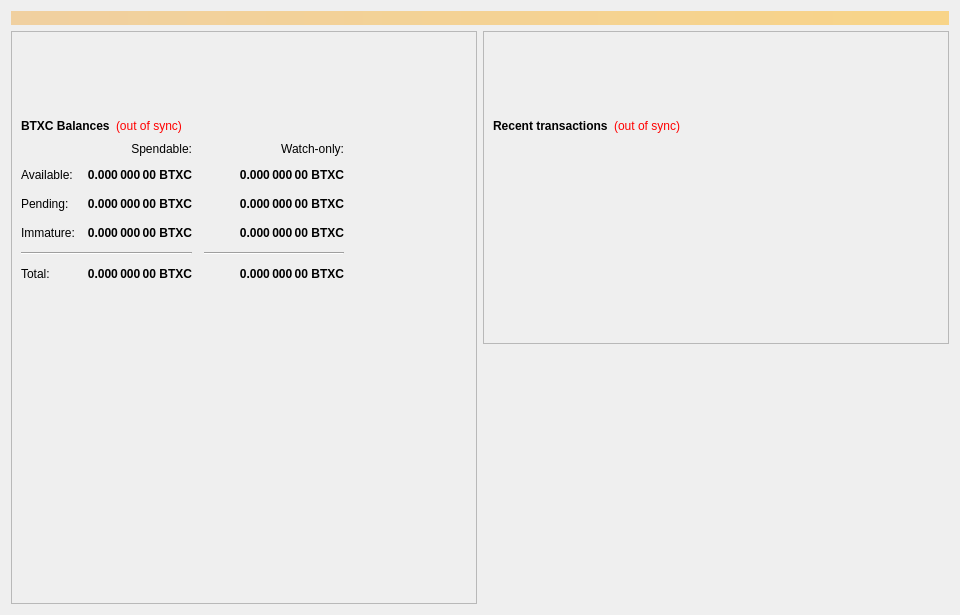
<?xml version="1.0" encoding="UTF-8"?>
<ui version="4.0">
 <class>OverviewPage</class>
 <widget class="QWidget" name="OverviewPage">
  <property name="geometry">
   <rect>
    <x>0</x>
    <y>0</y>
    <width>960</width>
    <height>615</height>
   </rect>
  </property>
  <property name="minimumSize">
   <size>
    <width>960</width>
    <height>0</height>
   </size>
  </property>
  <property name="windowTitle">
   <string>Form</string>
  </property>
  <layout class="QVBoxLayout" name="topLayout">
   <item>
    <widget class="QLabel" name="labelAlerts">
     <property name="visible">
      <bool>false</bool>
     </property>
     <property name="styleSheet">
      <string notr="true">background-color: qlineargradient(x1: 0, y1: 0, x2: 1, y2: 0, stop:0 #F0D0A0, stop:1 #F8D488); color:#000000;</string>
     </property>
     <property name="wordWrap">
      <bool>true</bool>
     </property>
     <property name="margin">
      <number>3</number>
     </property>
    </widget>
   </item>
   <item>
    <layout class="QHBoxLayout" name="horizontalLayout" stretch="1,1">
     <item>
      <layout class="QVBoxLayout" name="verticalLayout_2">
       <item>
        <widget class="QFrame" name="frame">
         <property name="frameShape">
          <enum>QFrame::StyledPanel</enum>
         </property>
         <property name="frameShadow">
          <enum>QFrame::Raised</enum>
         </property>
         <layout class="QVBoxLayout" name="verticalLayout_4">
          <item>
           <spacer name="verticalSpacer">
            <property name="orientation">
             <enum>Qt::Vertical</enum>
            </property>
            <property name="sizeType">
             <enum>QSizePolicy::Fixed</enum>
            </property>
            <property name="sizeHint" stdset="0">
             <size>
              <width>20</width>
              <height>75</height>
             </size>
            </property>
           </spacer>
          </item>
          <item>
           <layout class="QHBoxLayout" name="horizontalLayout_4">
            <item>
             <widget class="QLabel" name="label_5">
              <property name="font">
               <font>
                <weight>75</weight>
                <bold>true</bold>
               </font>
              </property>
              <property name="text">
               <string>BTXC Balances</string>
              </property>
             </widget>
            </item>
            <item>
             <widget class="QLabel" name="labelWalletStatus">
              <property name="cursor">
               <cursorShape>WhatsThisCursor</cursorShape>
              </property>
              <property name="toolTip">
               <string>The displayed information may be out of date. Your wallet automatically synchronizes with the Bettex network after a connection is established, but this process has not completed yet.</string>
              </property>
              <property name="styleSheet">
               <string notr="true">QLabel { color: red; }</string>
              </property>
              <property name="text">
               <string notr="true">(out of sync)</string>
              </property>
              <property name="alignment">
               <set>Qt::AlignLeading|Qt::AlignLeft|Qt::AlignVCenter</set>
              </property>
             </widget>
            </item>
            <item>
             <spacer name="horizontalSpacer_3">
              <property name="orientation">
               <enum>Qt::Horizontal</enum>
              </property>
              <property name="sizeHint" stdset="0">
               <size>
                <width>40</width>
                <height>20</height>
               </size>
              </property>
             </spacer>
            </item>
           </layout>
          </item>
          <item>
           <layout class="QGridLayout" name="gridLayout">
            <property name="spacing">
             <number>12</number>
            </property>
            <item row="2" column="2">
             <widget class="QLabel" name="labelWatchPending">
              <property name="font">
               <font>
                <weight>75</weight>
                <bold>true</bold>
               </font>
              </property>
              <property name="cursor">
               <cursorShape>IBeamCursor</cursorShape>
              </property>
              <property name="toolTip">
               <string>Unconfirmed transactions to watch-only addresses</string>
              </property>
              <property name="text">
               <string notr="true">0.000 000 00 BTXC</string>
              </property>
              <property name="alignment">
               <set>Qt::AlignRight|Qt::AlignTrailing|Qt::AlignVCenter</set>
              </property>
              <property name="textInteractionFlags">
               <set>Qt::LinksAccessibleByMouse|Qt::TextSelectableByKeyboard|Qt::TextSelectableByMouse</set>
              </property>
             </widget>
            </item>
            <item row="2" column="1">
             <widget class="QLabel" name="labelUnconfirmed">
              <property name="font">
               <font>
                <weight>75</weight>
                <bold>true</bold>
               </font>
              </property>
              <property name="cursor">
               <cursorShape>IBeamCursor</cursorShape>
              </property>
              <property name="toolTip">
               <string>Total of transactions that have yet to be confirmed, and do not yet count toward the spendable balance</string>
              </property>
              <property name="text">
               <string notr="true">0.000 000 00 BTXC</string>
              </property>
              <property name="alignment">
               <set>Qt::AlignRight|Qt::AlignTrailing|Qt::AlignVCenter</set>
              </property>
              <property name="textInteractionFlags">
               <set>Qt::LinksAccessibleByMouse|Qt::TextSelectableByKeyboard|Qt::TextSelectableByMouse</set>
              </property>
             </widget>
            </item>
            <item row="3" column="2">
             <widget class="QLabel" name="labelWatchImmature">
              <property name="font">
               <font>
                <weight>75</weight>
                <bold>true</bold>
               </font>
              </property>
              <property name="cursor">
               <cursorShape>IBeamCursor</cursorShape>
              </property>
              <property name="toolTip">
               <string>Staked or masternode rewards in watch-only addresses that has not yet matured</string>
              </property>
              <property name="text">
               <string notr="true">0.000 000 00 BTXC</string>
              </property>
              <property name="alignment">
               <set>Qt::AlignRight|Qt::AlignTrailing|Qt::AlignVCenter</set>
              </property>
              <property name="textInteractionFlags">
               <set>Qt::LinksAccessibleByMouse|Qt::TextSelectableByKeyboard|Qt::TextSelectableByMouse</set>
              </property>
             </widget>
            </item>
            <item row="4" column="0" colspan="2">
             <widget class="Line" name="lineSpendableBalance">
              <property name="orientation">
               <enum>Qt::Horizontal</enum>
              </property>
             </widget>
            </item>
            <item row="4" column="2">
             <widget class="Line" name="lineWatchBalance">
              <property name="sizePolicy">
               <sizepolicy hsizetype="Preferred" vsizetype="Fixed">
                <horstretch>0</horstretch>
                <verstretch>0</verstretch>
               </sizepolicy>
              </property>
              <property name="minimumSize">
               <size>
                <width>140</width>
                <height>0</height>
               </size>
              </property>
              <property name="orientation">
               <enum>Qt::Horizontal</enum>
              </property>
             </widget>
            </item>
            <item row="5" column="0">
             <widget class="QLabel" name="labelTotalText">
              <property name="text">
               <string>Total:</string>
              </property>
             </widget>
            </item>
            <item row="3" column="1">
             <widget class="QLabel" name="labelImmature">
              <property name="font">
               <font>
                <weight>75</weight>
                <bold>true</bold>
               </font>
              </property>
              <property name="cursor">
               <cursorShape>IBeamCursor</cursorShape>
              </property>
              <property name="toolTip">
               <string>Staked or masternode rewards that has not yet matured</string>
              </property>
              <property name="text">
               <string notr="true">0.000 000 00 BTXC</string>
              </property>
              <property name="alignment">
               <set>Qt::AlignRight|Qt::AlignTrailing|Qt::AlignVCenter</set>
              </property>
              <property name="textInteractionFlags">
               <set>Qt::LinksAccessibleByMouse|Qt::TextSelectableByKeyboard|Qt::TextSelectableByMouse</set>
              </property>
             </widget>
            </item>
            <item row="2" column="3">
             <spacer name="horizontalSpacer_2">
              <property name="orientation">
               <enum>Qt::Horizontal</enum>
              </property>
              <property name="sizeHint" stdset="0">
               <size>
                <width>40</width>
                <height>20</height>
               </size>
              </property>
             </spacer>
            </item>
            <item row="3" column="0">
             <widget class="QLabel" name="labelImmatureText">
              <property name="text">
               <string>Immature:</string>
              </property>
             </widget>
            </item>
            <item row="5" column="1">
             <widget class="QLabel" name="labelTotal">
              <property name="font">
               <font>
                <weight>75</weight>
                <bold>true</bold>
               </font>
              </property>
              <property name="cursor">
               <cursorShape>IBeamCursor</cursorShape>
              </property>
              <property name="toolTip">
               <string>Your current total balance</string>
              </property>
              <property name="text">
               <string notr="true">0.000 000 00 BTXC</string>
              </property>
              <property name="alignment">
               <set>Qt::AlignRight|Qt::AlignTrailing|Qt::AlignVCenter</set>
              </property>
              <property name="textInteractionFlags">
               <set>Qt::LinksAccessibleByMouse|Qt::TextSelectableByKeyboard|Qt::TextSelectableByMouse</set>
              </property>
             </widget>
            </item>
            <item row="5" column="2">
             <widget class="QLabel" name="labelWatchTotal">
              <property name="font">
               <font>
                <weight>75</weight>
                <bold>true</bold>
               </font>
              </property>
              <property name="cursor">
               <cursorShape>IBeamCursor</cursorShape>
              </property>
              <property name="toolTip">
               <string>Current total balance in watch-only addresses</string>
              </property>
              <property name="text">
               <string notr="true">0.000 000 00 BTXC</string>
              </property>
              <property name="alignment">
               <set>Qt::AlignRight|Qt::AlignTrailing|Qt::AlignVCenter</set>
              </property>
              <property name="textInteractionFlags">
               <set>Qt::LinksAccessibleByMouse|Qt::TextSelectableByKeyboard|Qt::TextSelectableByMouse</set>
              </property>
             </widget>
            </item>
            <item row="0" column="2">
             <widget class="QLabel" name="labelWatchonly">
              <property name="text">
               <string>Watch-only:</string>
              </property>
              <property name="alignment">
               <set>Qt::AlignRight|Qt::AlignTrailing|Qt::AlignVCenter</set>
              </property>
             </widget>
            </item>
            <item row="1" column="0">
             <widget class="QLabel" name="labelBalanceText">
              <property name="text">
               <string>Available:</string>
              </property>
             </widget>
            </item>
            <item row="1" column="1">
             <widget class="QLabel" name="labelBalance">
              <property name="font">
               <font>
                <weight>75</weight>
                <bold>true</bold>
               </font>
              </property>
              <property name="cursor">
               <cursorShape>IBeamCursor</cursorShape>
              </property>
              <property name="toolTip">
               <string>Your current spendable balance</string>
              </property>
              <property name="text">
               <string notr="true">0.000 000 00 BTXC</string>
              </property>
              <property name="alignment">
               <set>Qt::AlignRight|Qt::AlignTrailing|Qt::AlignVCenter</set>
              </property>
              <property name="textInteractionFlags">
               <set>Qt::LinksAccessibleByMouse|Qt::TextSelectableByKeyboard|Qt::TextSelectableByMouse</set>
              </property>
             </widget>
            </item>
            <item row="1" column="2">
             <widget class="QLabel" name="labelWatchAvailable">
              <property name="font">
               <font>
                <weight>75</weight>
                <bold>true</bold>
               </font>
              </property>
              <property name="cursor">
               <cursorShape>IBeamCursor</cursorShape>
              </property>
              <property name="toolTip">
               <string>Your current balance in watch-only addresses</string>
              </property>
              <property name="text">
               <string notr="true">0.000 000 00 BTXC</string>
              </property>
              <property name="alignment">
               <set>Qt::AlignRight|Qt::AlignTrailing|Qt::AlignVCenter</set>
              </property>
              <property name="textInteractionFlags">
               <set>Qt::LinksAccessibleByMouse|Qt::TextSelectableByKeyboard|Qt::TextSelectableByMouse</set>
              </property>
             </widget>
            </item>
            <item row="2" column="0">
             <widget class="QLabel" name="labelPendingText">
              <property name="text">
               <string>Pending:</string>
              </property>
             </widget>
            </item>
            <item row="0" column="1">
             <widget class="QLabel" name="labelSpendable">
              <property name="text">
               <string>Spendable:</string>
              </property>
              <property name="alignment">
               <set>Qt::AlignRight|Qt::AlignTrailing|Qt::AlignVCenter</set>
              </property>
             </widget>
            </item>
           </layout>
          </item>
          <item>
           <spacer name="verticalSpacer_4">
            <property name="orientation">
             <enum>Qt::Vertical</enum>
            </property>
            <property name="sizeHint" stdset="0">
             <size>
              <width>20</width>
              <height>40</height>
             </size>
            </property>
           </spacer>
          </item>
         </layout>
        </widget>
       </item>
      </layout>
     </item>
     <item>
      <layout class="QVBoxLayout" name="verticalLayout_3">
       <item>
        <widget class="QFrame" name="frame_2">
         <property name="frameShape">
          <enum>QFrame::StyledPanel</enum>
         </property>
         <property name="frameShadow">
          <enum>QFrame::Raised</enum>
         </property>
         <layout class="QVBoxLayout" name="verticalLayout">
          <item>
           <spacer name="verticalSpacer_3">
            <property name="orientation">
             <enum>Qt::Vertical</enum>
            </property>
            <property name="sizeType">
             <enum>QSizePolicy::Fixed</enum>
            </property>
            <property name="sizeHint" stdset="0">
             <size>
              <width>20</width>
              <height>75</height>
             </size>
            </property>
           </spacer>
          </item>
          <item>
           <layout class="QHBoxLayout" name="horizontalLayout_2">
            <item>
             <widget class="QLabel" name="label_4">
              <property name="font">
               <font>
                <weight>75</weight>
                <bold>true</bold>
               </font>
              </property>
              <property name="text">
               <string>Recent transactions</string>
              </property>
             </widget>
            </item>
            <item>
             <widget class="QLabel" name="labelTransactionsStatus">
              <property name="cursor">
               <cursorShape>WhatsThisCursor</cursorShape>
              </property>
              <property name="toolTip">
               <string>The displayed information may be out of date. Your wallet automatically synchronizes with the Bettex network after a connection is established, but this process has not completed yet.</string>
              </property>
              <property name="styleSheet">
               <string notr="true">QLabel { color: red; }</string>
              </property>
              <property name="text">
               <string notr="true">(out of sync)</string>
              </property>
              <property name="alignment">
               <set>Qt::AlignRight|Qt::AlignTrailing|Qt::AlignVCenter</set>
              </property>
             </widget>
            </item>
            <item>
             <spacer name="horizontalSpacer">
              <property name="orientation">
               <enum>Qt::Horizontal</enum>
              </property>
              <property name="sizeHint" stdset="0">
               <size>
                <width>40</width>
                <height>20</height>
               </size>
              </property>
             </spacer>
            </item>
           </layout>
          </item>
          <item>
           <widget class="QListView" name="listTransactions">
            <property name="styleSheet">
             <string notr="true">QListView { background: transparent; }</string>
            </property>
            <property name="frameShape">
             <enum>QFrame::NoFrame</enum>
            </property>
            <property name="verticalScrollBarPolicy">
             <enum>Qt::ScrollBarAlwaysOff</enum>
            </property>
            <property name="horizontalScrollBarPolicy">
             <enum>Qt::ScrollBarAlwaysOff</enum>
            </property>
            <property name="selectionMode">
             <enum>QAbstractItemView::NoSelection</enum>
            </property>
           </widget>
          </item>
         </layout>
        </widget>
       </item>
       <item>
        <spacer name="verticalSpacer_2">
         <property name="orientation">
          <enum>Qt::Vertical</enum>
         </property>
         <property name="sizeType">
          <enum>QSizePolicy::Expanding</enum>
         </property>
         <property name="sizeHint" stdset="0">
          <size>
           <width>20</width>
           <height>40</height>
          </size>
         </property>
        </spacer>
       </item>
      </layout>
     </item>
    </layout>
   </item>
  </layout>
 </widget>
 <resources/>
 <connections/>
</ui>
